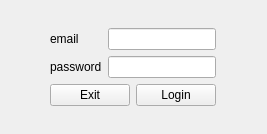
<?xml version="1.0" encoding="UTF-8"?>
<ui version="4.0">
 <class>LoginView</class>
 <widget class="QWidget" name="LoginView">
  <property name="geometry">
   <rect>
    <x>0</x>
    <y>0</y>
    <width>267</width>
    <height>134</height>
   </rect>
  </property>
  <property name="windowTitle">
   <string>LoginWindow</string>
  </property>
  <layout class="QVBoxLayout" name="verticalLayout_2">
   <item>
    <spacer name="verticalSpacer">
     <property name="orientation">
      <enum>Qt::Vertical</enum>
     </property>
     <property name="sizeHint" stdset="0">
      <size>
       <width>20</width>
       <height>120</height>
      </size>
     </property>
    </spacer>
   </item>
   <item>
    <layout class="QHBoxLayout" name="horizontalLayout_2">
     <item>
      <spacer name="horizontalSpacer">
       <property name="orientation">
        <enum>Qt::Horizontal</enum>
       </property>
       <property name="sizeHint" stdset="0">
        <size>
         <width>40</width>
         <height>20</height>
        </size>
       </property>
      </spacer>
     </item>
     <item>
      <layout class="QVBoxLayout" name="verticalLayout">
       <item>
        <layout class="QFormLayout" name="formLayout">
         <item row="0" column="0">
          <widget class="QLabel" name="emailLbl">
           <property name="text">
            <string>email</string>
           </property>
          </widget>
         </item>
         <item row="0" column="1">
          <widget class="QLineEdit" name="emailTbx"/>
         </item>
         <item row="1" column="0">
          <widget class="QLabel" name="passwordLbl">
           <property name="text">
            <string>password</string>
           </property>
          </widget>
         </item>
         <item row="1" column="1">
          <widget class="QLineEdit" name="passwordTbx">
           <property name="echoMode">
            <enum>QLineEdit::Password</enum>
           </property>
          </widget>
         </item>
        </layout>
       </item>
       <item>
        <layout class="QHBoxLayout" name="horizontalLayout">
         <item>
          <widget class="QPushButton" name="exitBtn">
           <property name="styleSheet">
            <string notr="true"/>
           </property>
           <property name="text">
            <string>Exit</string>
           </property>
          </widget>
         </item>
         <item>
          <widget class="QPushButton" name="loginBtn">
           <property name="text">
            <string>Login</string>
           </property>
          </widget>
         </item>
        </layout>
       </item>
      </layout>
     </item>
     <item>
      <spacer name="horizontalSpacer_2">
       <property name="orientation">
        <enum>Qt::Horizontal</enum>
       </property>
       <property name="sizeHint" stdset="0">
        <size>
         <width>40</width>
         <height>20</height>
        </size>
       </property>
      </spacer>
     </item>
    </layout>
   </item>
   <item>
    <spacer name="verticalSpacer_2">
     <property name="orientation">
      <enum>Qt::Vertical</enum>
     </property>
     <property name="sizeHint" stdset="0">
      <size>
       <width>20</width>
       <height>120</height>
      </size>
     </property>
    </spacer>
   </item>
  </layout>
 </widget>
 <resources/>
 <connections/>
</ui>
